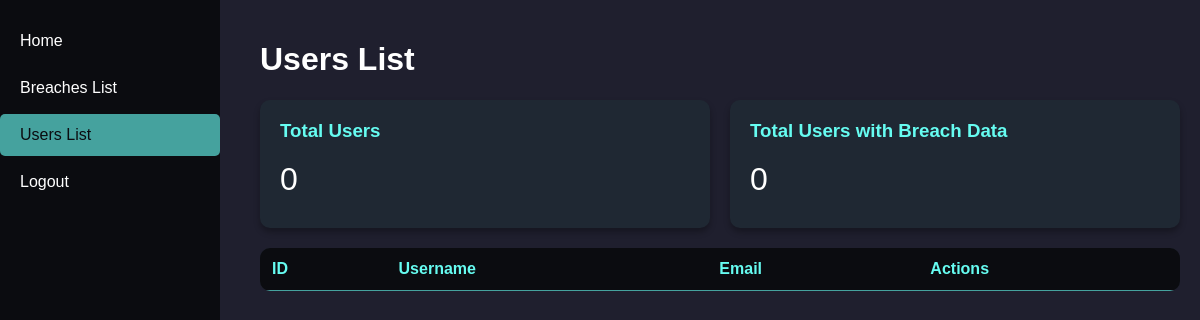
Page /admin/users.php (signed in) on the earlier database version.
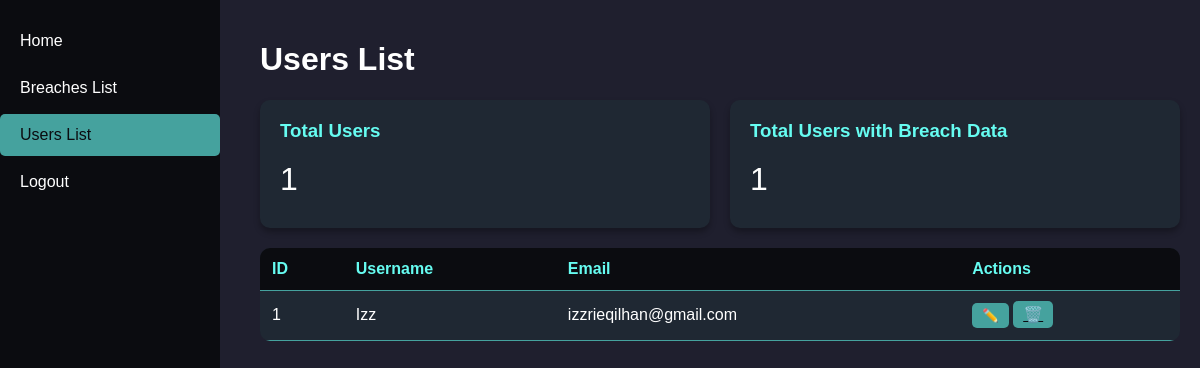
Same page on the later database version.
### tables this page shows
CREATE TABLE `users` (
  `id` int(11) NOT NULL,
  `username` varchar(100) NOT NULL,
  `email` varchar(255) NOT NULL,
  `password_hash` varchar(255) NOT NULL,
  `created_at` datetime DEFAULT current_timestamp()
);

### config/db.php (called while the page is built, shortened)
<?php
function e($s) {
    return htmlspecialchars($s, ENT_QUOTES | ENT_SUBSTITUTE, 'UTF-8');
}

### admin/users.php (the view, shortened to what this page needs)
<?php
require_once '../config/db.php';
$users = $mysqli->query("SELECT * FROM users ORDER BY id DESC");
$total_users = $mysqli->query("SELECT COUNT(*) AS c FROM users")->fetch_assoc()['c'];
$total_breached_users = $mysqli->query("
    SELECT COUNT(DISTINCT u.email) AS c
    FROM users u
    INNER JOIN breaches b ON u.email = b.keyword
")->fetch_assoc()['c'] ?? 0;
?>
<!DOCTYPE html>
<html lang="en">
<head>
</head>
<body>
    <div class="sidebar">
        <a href="admin.php">Home</a>
        <a href="breaches.php">Breaches List</a>
        <a href="users.php" class="active">Users List</a>
        <a href="admin_logout.php">Logout</a>
    </div>
    <div class="main">
        <h1>Users List</h1>
        <div class="cards">
            <div class="card">
                <h3>Total Users</h3>
                <p><?= $total_users ?></p>
            </div>
            <div class="card">
                <h3>Total Users with Breach Data</h3>
                <p><?= $total_breached_users ?></p>
            </div>
        </div>
        <table>
            <thead>
                <tr>
                    <th>ID</th>
                    <th>Username</th>
                    <th>Email</th>
                    <th>Actions</th>
                </tr>
            </thead>
            <tbody>
                <?php while($row = $users->fetch_assoc()): ?>
                <tr data-id="<?= e($row['id']) ?>" data-username="<?= e($row['username']) ?>"
                    data-email="<?= e($row['email']) ?>">
                    <td><?= e($row['id']) ?></td>
                    <td><?= e($row['username']) ?></td>
                    <td><?= e($row['email']) ?></td>
                    <td>
                        <button class="btn edit-btn">✏️</button>
                        <a href="delete_user.php?id=<?= e($row['id']) ?>" onclick="return confirm('Delete this user?')"
                            class="btn">🗑️</a>
                    </td>
                </tr>
                <?php endwhile; ?>
            </tbody>
        </table>
    </div>
</body>
</html>

Differences in the rows shown:
added users: id "1", username "Izz", email "izzrieqilhan@gmail.com"
Other differences:
$total_users: "0" → "1"
$total_breached_users: "0" → "1"
